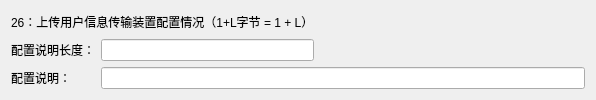
               <widget class="QWidget" name="page_15">
                <layout class="QGridLayout" name="gridLayout_19">
                 <item row="0" column="0" colspan="2">
                  <widget class="QLabel" name="label_79">
                   <property name="maximumSize">
                    <size>
                     <width>16777215</width>
                     <height>60</height>
                    </size>
                   </property>
                   <property name="text">
                    <string>26：上传用户信息传输装置配置情况（1+L字节 = 1 + L）</string>
                   </property>
                  </widget>
                 </item>
                 <item row="1" column="1">
                  <widget class="QLineEdit" name="Line_26_1"/>
                 </item>
                 <item row="1" column="2">
                  <spacer name="horizontalSpacer_14">
                   <property name="orientation">
                    <enum>Qt::Orientation::Horizontal</enum>
                   </property>
                   <property name="sizeHint" stdset="0">
                    <size>
                     <width>265</width>
                     <height>20</height>
                    </size>
                   </property>
                  </spacer>
                 </item>
                 <item row="1" column="0">
                  <widget class="QLabel" name="label_80">
                   <property name="text">
                    <string>配置说明长度：</string>
                   </property>
                  </widget>
                 </item>
                 <item row="2" column="0">
                  <widget class="QLabel" name="label_75">
                   <property name="text">
                    <string>配置说明：</string>
                   </property>
                  </widget>
                 </item>
                 <item row="2" column="1" colspan="2">
                  <widget class="QLineEdit" name="Line_26_2"/>
                 </item>
                </layout>
               </widget>
